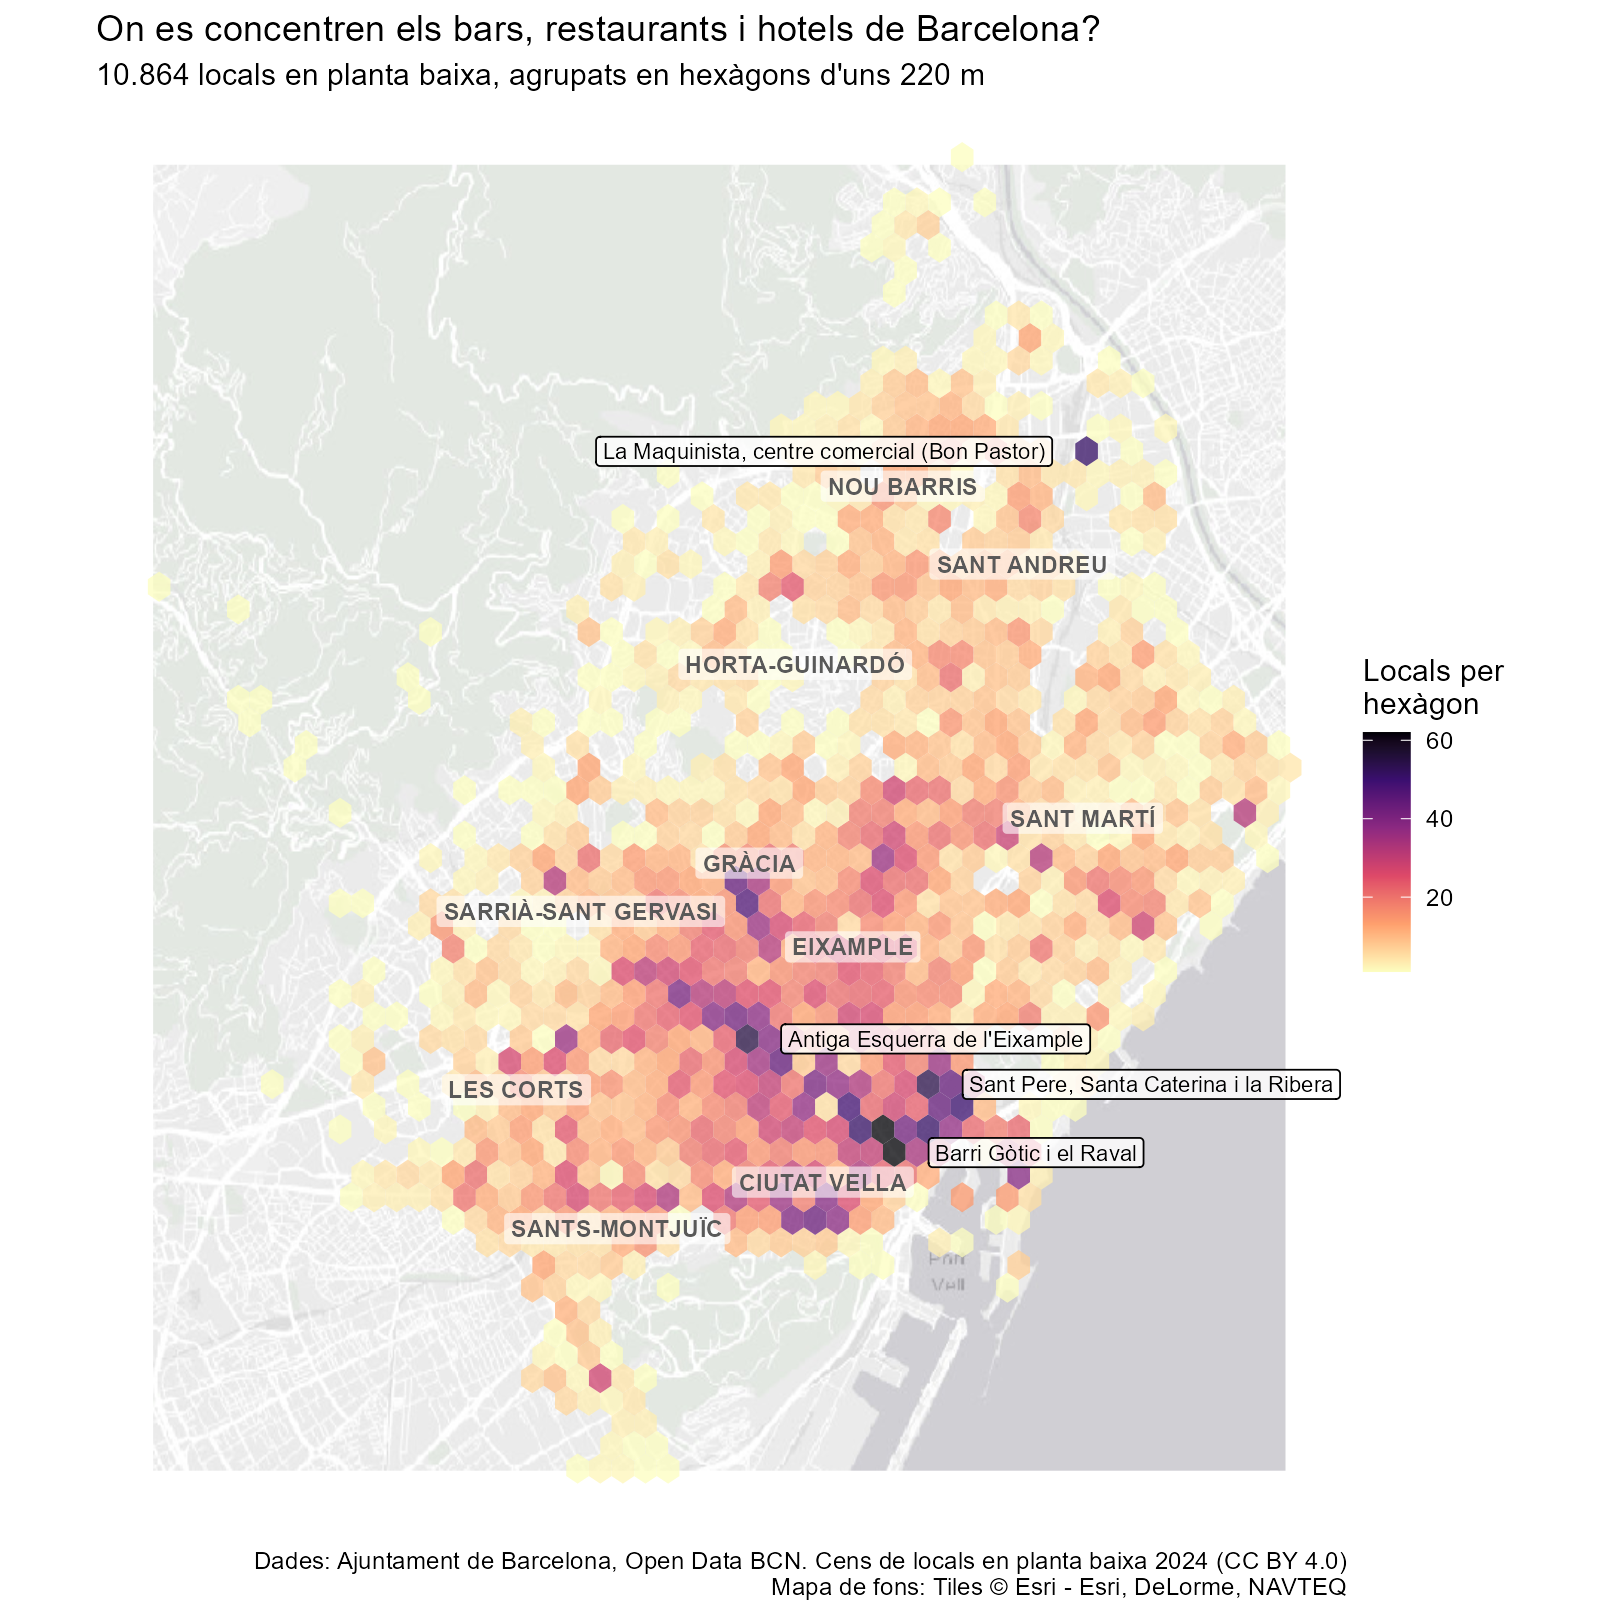

The R source for this figure:
library(ggplot2)
library(sf)
library(maptiles)
library(tidyterra)

setwd("C:/Users/Amat/Proton Drive/amat.canti/My files/@form/0 - UOC/0 - Màster Ciència de Dades/02 - Visualització de dades/PAC2/Hexbin")

# 1. Dades
locals <- read.csv("../Dades/bcn_cens_locals_planta_baixa_2024.csv",
                   fileEncoding = "UTF-8-BOM")
nrow(locals)                                   # 68024

summary(locals$Latitud)
summary(locals$Longitud)
table(locals$Nom_Principal_Activitat)

# 2. Filtre: bars, restaurants i hotels
rest <- subset(locals, grepl("Restaurants", Nom_Grup_Activitat))
nrow(rest)                                     # 10864

b <- ggplot_build(ggplot(rest, aes(Longitud, Latitud)) + geom_hex(bins = 50))$data[[1]]
nrow(b)                                  # 1057 hexàgons
median(b$count)                          # 7
b[b$count >= 50, c("x", "y", "count")]   # els 8 hexàgons

# 3. Mapa de fons
punts <- st_as_sf(rest, coords = c("Longitud", "Latitud"), crs = 4326)
fons <- get_tiles(punts, provider = "Esri.WorldGrayCanvas", zoom = 13, crop = TRUE)

# 4. Noms dels districtes (referència)
districtes <- aggregate(cbind(Longitud, Latitud) ~ Nom_Districte,
                        data = locals, FUN = mean)
districtes[districtes$Nom_Districte == "Eixample", c("Longitud", "Latitud")] <- c(2.1700, 41.3975)
districtes[districtes$Nom_Districte == "Ciutat Vella", c("Longitud", "Latitud")] <- c(2.1665, 41.3768)
districtes                                     # 10 files

# 5. Etiquetes dels punts calents
llocs <- data.frame(
  nom = c("Barri Gòtic i el Raval", "Antiga Esquerra de l'Eixample",
          "Sant Pere, Santa Caterina i la Ribera",
          "La Maquinista, centre comercial (Bon Pastor)"),
  Longitud = c(2.1749, 2.1576, 2.1789, 2.1974),
  Latitud  = c(41.3794, 41.3894, 41.3854, 41.4411),
  costat   = c(0, 0, 0, 1))
llocs$x_text <- llocs$Longitud + ifelse(llocs$costat == 0, 0.004, -0.004)

# 6. Gràfic
g <- ggplot() +
  geom_spatraster_rgb(data = fons) +
  geom_hex(data = rest, aes(x = Longitud, y = Latitud),
           bins = 50, alpha = 0.75) +
  scale_fill_viridis_c(option = "magma", direction = -1,
                       name = "Locals per\nhexàgon") +
  geom_label(data = districtes,
             aes(x = Longitud, y = Latitud, label = toupper(Nom_Districte)),
             size = 3, colour = "grey35", fontface = "bold",
             fill = "white", alpha = 0.6, linewidth = 0) +
  geom_label(data = llocs,
             aes(x = x_text, y = Latitud, label = nom, hjust = costat),
             size = 2.8, fill = "white", alpha = 0.8, linewidth = 0.3) +
  labs(title = "On es concentren els bars, restaurants i hotels de Barcelona?",
       subtitle = "10.864 locals en planta baixa, agrupats en hexàgons d'uns 220 m",
       caption = "Dades: Ajuntament de Barcelona, Open Data BCN. Cens de locals en planta baixa 2024 (CC BY 4.0)\nMapa de fons: Tiles © Esri - Esri, DeLorme, NAVTEQ") +
  theme_void()
g

# 7. Desar
ggsave("hexbin.png", g, width = 8, height = 8, dpi = 200, bg = "white")
